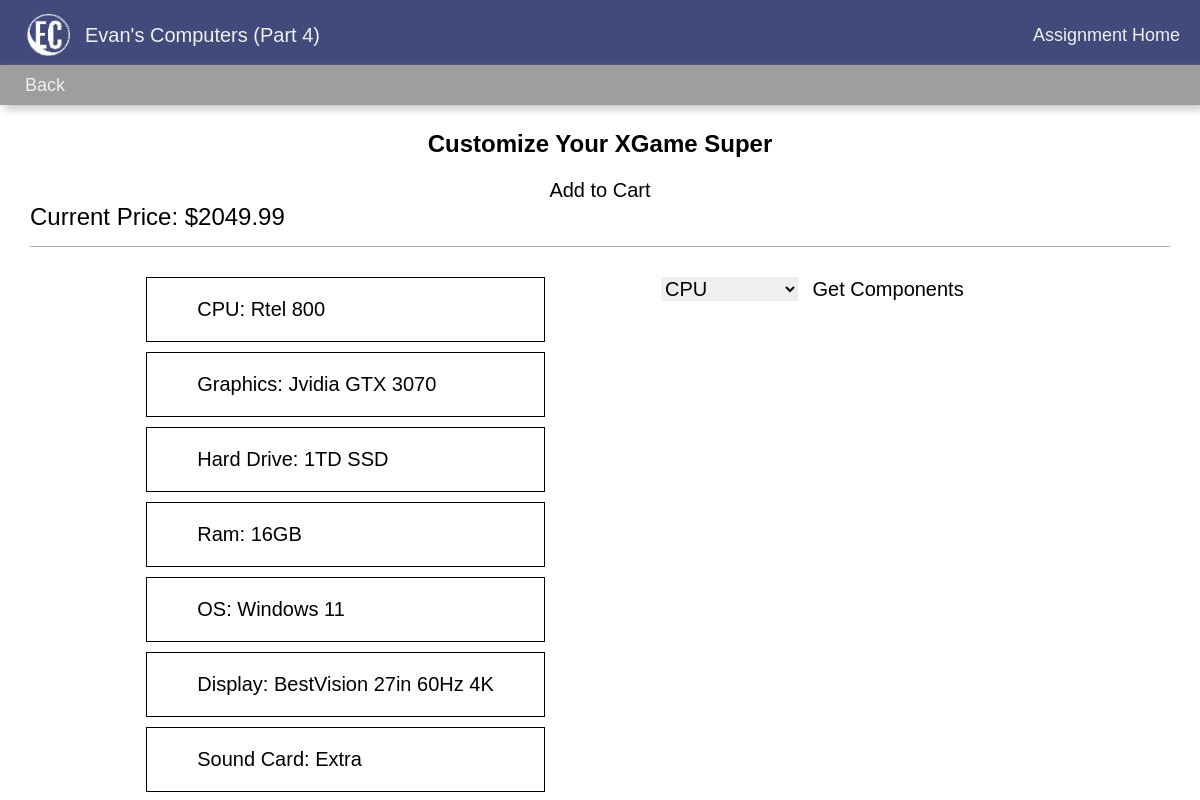
Screenshot of /part4/customize/3 (signed in) with the database file from the repository.
### part4/models.py (models this page shows, shortened)
class Computer(models.Model):
    name = models.CharField(max_length=256)
    price = models.FloatField()
    default = models.BooleanField(default=False)
    cart = models.ForeignKey(Cart, on_delete=models.CASCADE, blank=True, null=True)
    order = models.ForeignKey(Order, on_delete=models.CASCADE, blank=True, null=True)

class Component(models.Model):
    price = models.FloatField()
    name = models.CharField(max_length=256)
    desc = models.CharField(max_length=256)
    class Meta:
        abstract = True

class Cpu(Component):
    def __str__(self):
        return self.name

class GraphicsCard(Component):
    def __str__(self):
        return self.name

class HardDrive(Component):
    def __str__(self):
        return self.name

class Ram(Component):
    def __str__(self):
        return self.name

class Os(Component):
    def __str__(self):
        return self.name

class Display(Component):
    def __str__(self):
        return self.name

class SoundCard(Component):
    def __str__(self):
        return self.name

### part4/views.py (the view)
# urls.py: path('customize/<int:id>', views.customize, name='customize'),
def customize(request, id):
    if not request.user.is_authenticated:
        return redirect('../login')
    computer = get_computer(id)
    selected_components = get_components_for_computer(id)
    all_components = get_components()
    template = loader.get_template('part4/customize.html')
    context = {
        'computer': computer,
        'selected_components': selected_components,
        'all_components': all_components
    }
    return HttpResponse(template.render(context, request))

### part4/api/api.py (called while the page is built)
def buildComputerObj(spec):
    obj = {}
    obj['id'] = spec.computer.pk
    obj['name'] = spec.computer.name
    obj['price'] = spec.computer.price
    obj['components'] = {
        'cpu': spec.cpu.pk,
        'graphics': spec.graphics_card.pk,
        'hardDrive': spec.hard_drive.pk,
        'ram': spec.ram.pk,
        'os': spec.os.pk,
        'display': spec.display.pk,
        'soundCard': spec.sound_card.pk
    }
    return obj

def get_computer(id):
    spec = ComputerSpecs.objects.filter(computer__id=id)[0]
    return buildComputerObj(spec)

def get_components():
    res = {
        'cpu': list(Cpu.objects.values()),
        'graphics': list(GraphicsCard.objects.values()),
        'hardDrive': list(HardDrive.objects.values()),
        'ram': list(Ram.objects.values()),
        'os': list(Os.objects.values()),
        'display': list(Display.objects.values()),
        'soundCard': list(SoundCard.objects.values()),
    }
    return res

def get_components_for_computer(id):
    computer = get_computer(id)
    all_components = get_components()
    components = {}
    for key in all_components.keys():
        for component in all_components[key]:
            if component['id'] == computer['components'][key]:
                components[key] = component
    return components

### part4/templates/part4/customize.html (shortened to what this page needs)
{% load static %}
<!DOCTYPE html>
<html lang="en">
<head>
    <link rel="stylesheet" href={% static 'main.css' %}>
    <link rel="stylesheet" href={% static 'part4/main.css' %}>
</head>
<body>
    <div class="main">
        <div class="navbar">
            <div class="title"><img src={% static 'part4/logo_mini.PNG' %} width="70" height="50"> Evan's Computers (Part 4)</div>
            <div class="links">
                <a class="link" href="../">Assignment Home</a>
            </div>
        </div>
        <div class="sub-nav">
            <div class="links">
                <a class="link sublink" href="../computers">Back</a>
            </div>
        </div>
        <div class="content">
            <div class="store-banner">
                <h2>Customize Your {{computer.name}}</h2>
                <button id="store-cart-btn">Add to Cart</button>
            </div>
            <div class="store-price">Current Price: $<span>{{computer.price}}</span></div>
            <div class="store">
                <div class="store-selected">
                    <div class="store-selected-item">CPU: <span>{{selected_components.cpu.name}}</span></div>
                    <div class="store-selected-item">Graphics: <span>{{selected_components.graphics.name}}</span></div>
                    <div class="store-selected-item">Hard Drive: <span>{{selected_components.hardDrive.name}}</span></div>
                    <div class="store-selected-item">Ram: <span>{{selected_components.ram.name}}</span></div>
                    <div class="store-selected-item">OS: <span>{{selected_components.os.name}}</span></div>
                    <div class="store-selected-item">Display: <span>{{selected_components.display.name}}</span></div>
                    <div class="store-selected-item">Sound Card: <span>{{selected_components.soundCard.name}}</span></div>
                </div>
                <div class="store-selector">
                    <div class="store-selector-controls">
                        <select id="category-select">
                            <option value="cpu">CPU</option>
                        </select>
                        <button id="fetch-components-btn">Get Components</button>
                    </div>
                </div>
            </div>
        </div>
    </div>
</body>
</html>

### shared/main.css (style rules this page uses)
html, body { height: 100%; }
body { margin: 0; font-family: 'Roboto Slab', sans-serif; }
.main { display: flex; flex-direction: column; }
.navbar { display: flex; flex-direction: row; justify-content: space-between; align-items: center; height: 60px; background-color: #414a7a; padding: 2px 5px; box-shadow: 4px 5px 8px #cecece; color: rgb(240, 240, 240); padding: 5px 15px; }
.sub-nav { display: flex; flex-direction: row; justify-content: space-between; align-items: center; height: 30px; background-color: #9e9e9e; padding: 2px 5px; margin-bottom: 5px; margin-top: -5px; box-shadow: 4px 5px 8px #cecece; color: rgb(240, 240, 240); padding: 5px 15px; }
.title { font-size: 20px; display: flex; flex-direction: row; align-items: center; }
.links .link { font-size: 18px; color: rgb(240, 240, 240); text-decoration: none; cursor: pointer; margin: 0 5px; }
.links .sublink { margin: 0 10px; }
.content { margin: 0 10px; display: flex; flex-direction: column; flex: 1; height: 100%; }

### part4/static/part4/main.css (style rules this page uses)
.store-banner { display: flex; flex-direction: column; align-items: center; }
.store { display: flex; flex-direction: row; justify-content: space-evenly; }
.store-price { border-bottom: 1px solid #b1b1b1; padding-bottom: 15px; font-weight: 600px; font-size: 24px; margin: 0 20px; margin-bottom: 20px; }
.store-selected { height: 400px; }
.store-selector { margin-right: 100px; }
.store-selector-controls { margin-top: 10px; }
.store-selected-item { margin: 10px 0; margin-left: 20px; padding: 20px 50px; font-size: 20px; border: 1px solid black; }
#category-select { border: none; font-size: 20px; }
#fetch-components-btn, #store-cart-btn { padding: 1px 10px; border: none; background: #ffffff; cursor: pointer; font-size: 20px; }

### rows the page displays
Computer: name "XGame Super", price "2049.99"
Cpu: cpu.name "Rtel 800"
GraphicsCard: graphics.name "Jvidia GTX 3070"
HardDrive: hardDrive.name "1TD SSD"
Ram: ram.name "16GB"
Os: os.name "Windows 11"
Display: display.name "BestVision 27in 60Hz 4K"
SoundCard: soundCard.name "Extra"
